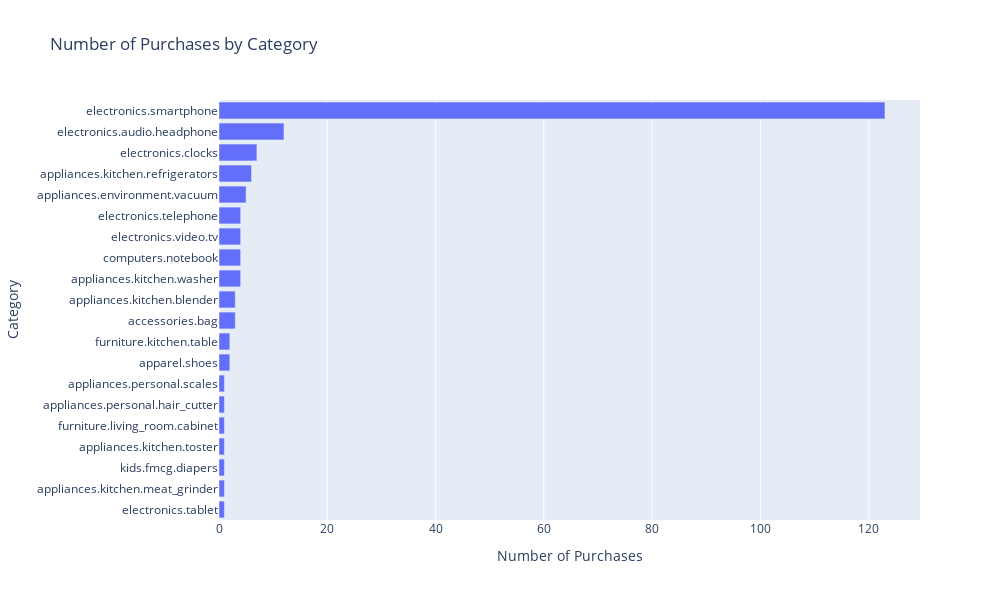
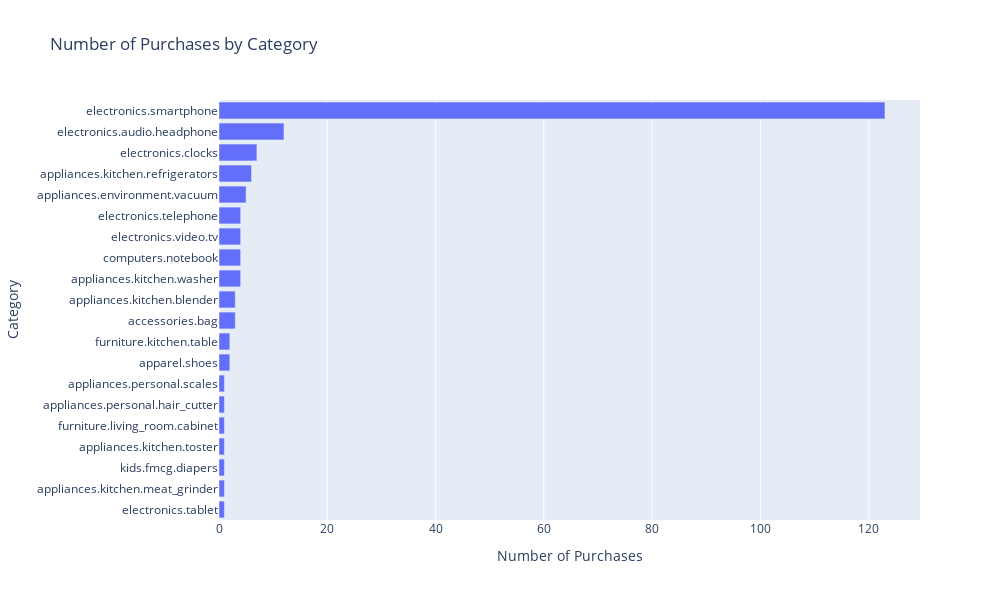

Source (notebook cell) for these figures, in order:
### Code cell
# Calculate sum of event_type (purchases) per category_code
category_purchase_counts = all_events_df.groupby('category_code')['event_type'].sum().reset_index()
category_purchase_counts = category_purchase_counts.sort_values('event_type', ascending=False)

# Display the top categories by purchase count
print("Top categories by number of purchases:")
print(category_purchase_counts.head(10))

# Create a bar chart showing purchases by category
plt.figure(figsize=(14, 8))
ax = sns.barplot(x='event_type', y='category_code', data=category_purchase_counts.head(20))
plt.title('Number of Purchases by Category', fontsize=16)
plt.xlabel('Number of Purchases', fontsize=12)
plt.ylabel('Category', fontsize=12)
plt.tight_layout()
plt.show()

# Alternative: Create an interactive bar chart with Plotly
fig = px.bar(
    category_purchase_counts.head(20), 
    x='event_type', 
    y='category_code',
    title='Number of Purchases by Category',
    labels={'event_type': 'Number of Purchases', 'category_code': 'Category'},
    width=1000,
    height=600
)
fig.update_layout(yaxis={'categoryorder': 'total ascending'})
fig.show()
fig.show()

### Figure 1 — Plotly figure (JSON) as saved in the notebook; plotly's stock layout.template omitted (floating-point values rounded to 4 significant figures)
{"data": [{"alignmentgroup": "True", "hovertemplate": "Number of Purchases=%{x}<br>Category=%{y}<extra></extra>", "legendgroup": "", "marker": {"color": "#636efa", "pattern": {"shape": ""}}, "name": "", "offsetgroup": "", "orientation": "h", "showlegend": false, "textposition": "auto", "type": "bar", "x": [123, 12, 7, 6, 5, 4, 4, 4, 4, 3, 3, 2, 2, 1, 1, 1, 1, 1, 1, 1], "xaxis": "x", "y": ["electronics.smartphone", "electronics.audio.headphone", "electronics.clocks", "appliances.kitchen.refrigerators", "appliances.environment.vacuum", "appliances.kitchen.washer", "computers.notebook", "electronics.video.tv", "electronics.telephone", "accessories.bag", "appliances.kitchen.blender", "apparel.shoes", "furniture.kitchen.table", "electronics.tablet", "appliances.kitchen.meat_grinder", "kids.fmcg.diapers", "appliances.kitchen.toster", "furniture.living_room.cabinet", "appliances.personal.hair_cutter", "appliances.personal.scales"], "yaxis": "y"}], "layout": {"barmode": "relative", "height": 600, "legend": {"tracegroupgap": 0}, "title": {"text": "Number of Purchases by Category"}, "width": 1000, "xaxis": {"anchor": "y", "domain": [0, 1], "title": {"text": "Number of Purchases"}}, "yaxis": {"anchor": "x", "categoryorder": "total ascending", "domain": [0, 1], "title": {"text": "Category"}}}}

### Figure 2 — Plotly figure (JSON) as saved in the notebook; plotly's stock layout.template omitted (floating-point values rounded to 4 significant figures)
{"data": [{"alignmentgroup": "True", "hovertemplate": "Number of Purchases=%{x}<br>Category=%{y}<extra></extra>", "legendgroup": "", "marker": {"color": "#636efa", "pattern": {"shape": ""}}, "name": "", "offsetgroup": "", "orientation": "h", "showlegend": false, "textposition": "auto", "type": "bar", "x": [123, 12, 7, 6, 5, 4, 4, 4, 4, 3, 3, 2, 2, 1, 1, 1, 1, 1, 1, 1], "xaxis": "x", "y": ["electronics.smartphone", "electronics.audio.headphone", "electronics.clocks", "appliances.kitchen.refrigerators", "appliances.environment.vacuum", "appliances.kitchen.washer", "computers.notebook", "electronics.video.tv", "electronics.telephone", "accessories.bag", "appliances.kitchen.blender", "apparel.shoes", "furniture.kitchen.table", "electronics.tablet", "appliances.kitchen.meat_grinder", "kids.fmcg.diapers", "appliances.kitchen.toster", "furniture.living_room.cabinet", "appliances.personal.hair_cutter", "appliances.personal.scales"], "yaxis": "y"}], "layout": {"barmode": "relative", "height": 600, "legend": {"tracegroupgap": 0}, "title": {"text": "Number of Purchases by Category"}, "width": 1000, "xaxis": {"anchor": "y", "domain": [0, 1], "title": {"text": "Number of Purchases"}}, "yaxis": {"anchor": "x", "categoryorder": "total ascending", "domain": [0, 1], "title": {"text": "Category"}}}}
